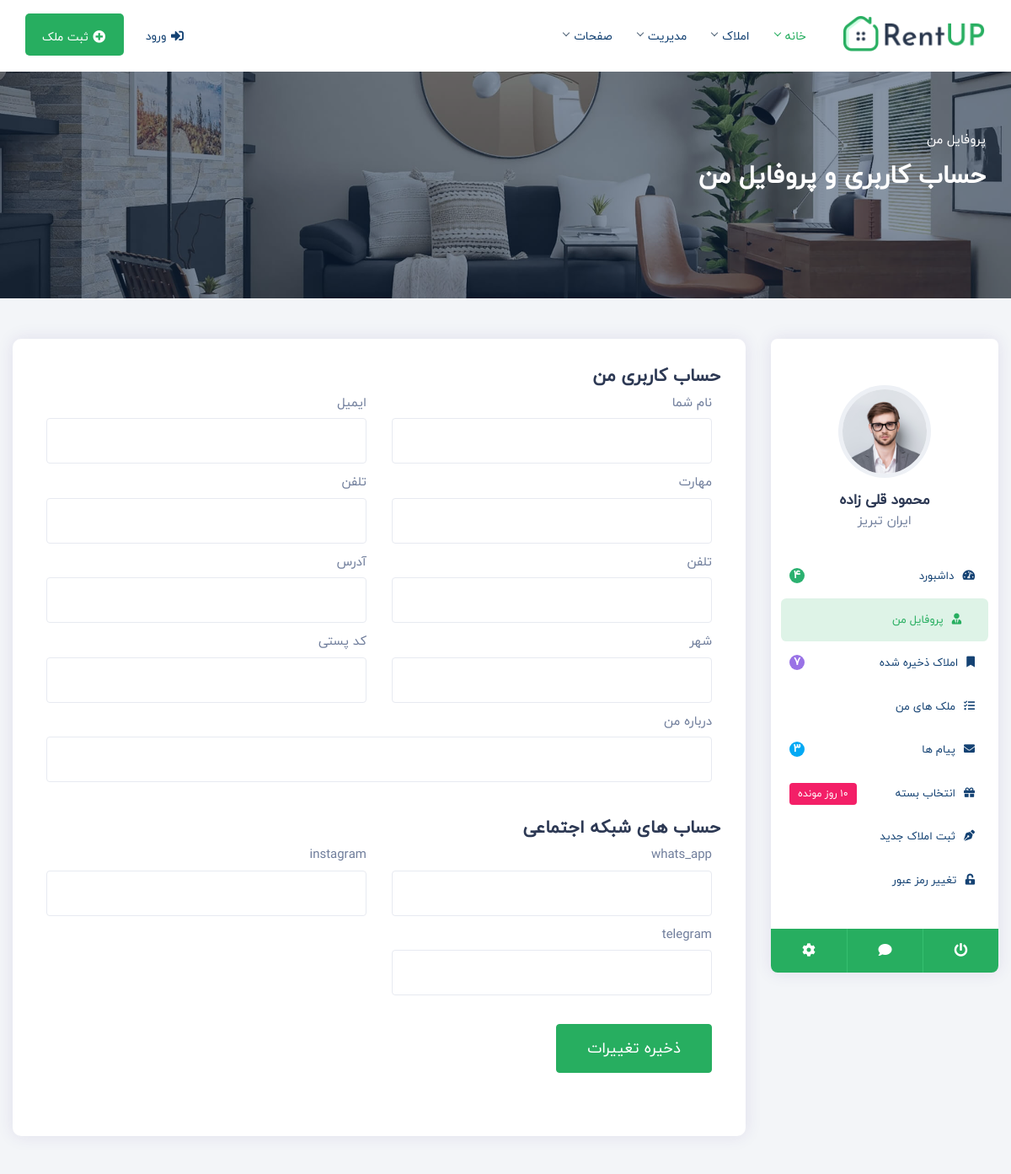
Page /account/profile (signed in, upper part) on the earlier database version.
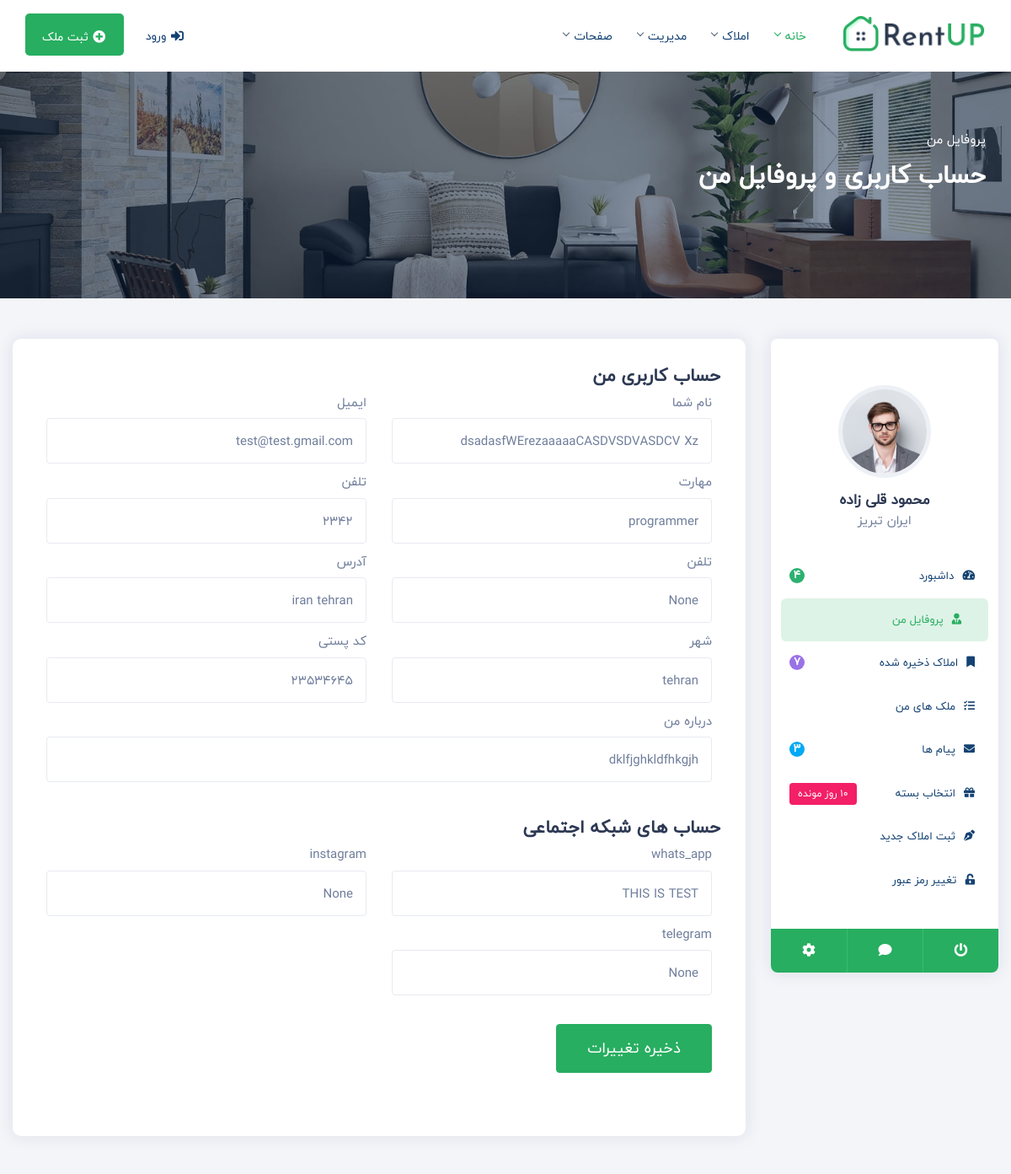
Same page on the later database version.
### admin_informations/models.py (models this page shows, shortened)
class AdminInformation(models.Model):
    account = models.OneToOneField(User,on_delete=models.CASCADE,null=True)
    full_name = models.CharField(max_length=300,)
    Email = models.EmailField(max_length=350)
    phone = models.CharField(max_length=11,verbose_name="تلفن اول")
    phone_2 = models.CharField(max_length=11,null=True,blank=True, unique=True,verbose_name="تلفن دوم")
    semat = models.CharField(max_length=100,default='مشاور فروش',verbose_name="سمت")
    address = models.CharField(max_length=300)
    city = models.CharField(max_length=100)
    code_posty = models.CharField(max_length=15,unique=True)
    image = models.ImageField(verbose_name="عکس")
    insta = models.CharField(max_length=500,null=True,blank=True)
    whats_app = models.CharField(max_length=500,null=True,blank=True)
    telegram = models.CharField(max_length=500,null=True,blank=True)
    about_me = models.TextField()
    class Meta:
        verbose_name= 'مشاور'
        verbose_name_plural= 'اطلاعات کارکنان'

### account/views.py (the view)
# urls.py: path('profile',views.profile,name='profile')
@permission_required('is_staff',login_url='/')
def profile(request):
    account = request.user
    form = UserAccountForm()
    if request.method == "POST":
        form = UserAccountForm(request.POST)
        if form.is_valid():
            full_name = form.cleaned_data['full_name']
            Email = form.cleaned_data['Email']
            phone = form.cleaned_data['phone']
            phone_2=form.cleaned_data['phone_2']
            semat = form.cleaned_data['semat']
            address= form.cleaned_data['address']
            city = form.cleaned_data['city']
            code_posty = form.cleaned_data['code_posty']
            insta = form.cleaned_data['insta']
            whats_app =form.cleaned_data['whats_app']
            telegram=form.cleaned_data['telegram']
            about_me=form.cleaned_data['about_me']
            try:
                get_object = AdminInformation.objects.get(account=request.user)
                x = AdminInformation.objects.update(full_name=full_name,
                Email=Email,phone=phone,phone_2=phone_2,semat=semat,address=address,
                city=city,code_posty=code_posty,insta=insta,whats_app=whats_app,telegram=telegram,about_me=about_me
                )
            except:
                x = AdminInformation.objects.create(full_name=full_name,
                Email=Email,phone=phone,phone_2=phone_2,semat=semat,address=address,
                city=city,code_posty=code_posty,insta=insta,whats_app=whats_app,telegram=telegram,about_me=about_me,account=account
                )
            return render(request,'my-profile.html',{'form':form,'x':x,'get_object':AdminInformation.objects.get(account=request.user)})
        else:
            form = UserAccountForm()
    else:
        form = UserAccountForm()
        try:
            get_object = AdminInformation.objects.get(account=request.user)
            context = {
                'form':form,
                'get_object':get_object
            }
        except:
            context = {
                'form':form,
            }
    return render(request,'my-profile.html',context)

### account/forms.py
class UserAccountForm(forms.Form):
    full_name = forms.CharField(max_length=300)
    Email = forms.EmailField(max_length=254)
    phone = forms.CharField(max_length=11)
    phone_2 = forms.CharField(max_length=11,required=False)
    semat = forms.CharField(max_length=100)
    address = forms.CharField(max_length=300)
    city = forms.CharField(max_length=300)
    code_posty = forms.CharField(max_length=15)
    insta = forms.CharField(max_length=500,required=False)
    whats_app = forms.CharField(max_length=500,required=False)
    telegram = forms.CharField(max_length=500,required=False)
    about_me = forms.CharField(widget=forms.Textarea)

### templates/my-profile.html (shortened to what this page needs)
{% extends 'base.html' %}
{% load static %}
{% block body %}
<!DOCTYPE html>
<html lang="en">
			<div class="page-title" style="background:#f4f4f4 url({% static 'assets/img/slider-5.jpg' %});" data-overlay="5">
				<div class="container">
					<div class="row">
						<div class="col-lg-12 col-md-12">
							<div class="breadcrumbs-wrap">
								<ol class="breadcrumb">
									<li class="breadcrumb-item active" aria-current="page">پروفایل من</li>
								</ol>
								<h2 class="breadcrumb-title">حساب کاربری و پروفایل من</h2>
							</div>
						</div>
					</div>
				</div>
			</div>
		<form method="post" enctype="multipart/form-data">
			<section class="gray pt-5 pb-5">
				<div class="container-fluid">
					<div class="row">
						<div class="col-lg-3 col-md-4 col-sm-12">
							<div class="property_dashboard_navbar">
								<div class="dash_user_avater">
									<img src="{% static 'assets/img/user-3.jpg' %}" class="img-fluid avater" alt="">
									<h4>محمود قلی زاده</h4>
									<span>ایران تبریز</span>
								</div>
								<div class="dash_user_menues">
									<ul>
										<li><a href="dashboard.html"><i class="fa fa-tachometer-alt"></i>داشبورد<span class="notti_coun style-1">4</span></a></li>
										<li class="active"><a href="my-profile.html"><i class="fa fa-user-tie"></i>پروفایل من</a></li>
										<li><a href="bookmark-list.html"><i class="fa fa-bookmark"></i>املاک ذخیره شده<span class="notti_coun style-2">7</span></a></li>
										<li><a href="my-property.html"><i class="fa fa-tasks"></i>ملک های من</a></li>
										<li><a href="messages.html"><i class="fa fa-envelope"></i>پیام ها<span class="notti_coun style-3">3</span></a></li>
										<li><a href="choose-package.html"><i class="fa fa-gift"></i>انتخاب بسته<span class="expiration">10 روز مونده</span></a></li>
										<li><a href="submit-property-dashboard.html"><i class="fa fa-pen-nib"></i>ثبت املاک جدید</a></li>
										<li><a href="change-password.html"><i class="fa fa-unlock-alt"></i>تغییر رمز عبور</a></li>
									</ul>
								</div>
								<div class="dash_user_footer">
									<ul>
										<li><a href="#"><i class="fa fa-power-off"></i></a></li>
										<li><a href="#"><i class="fa fa-comment"></i></a></li>
										<li><a href="#"><i class="fa fa-cog"></i></a></li>
									</ul>
								</div>
							</div>
						</div>
						<div class="col-lg-9 col-md-8 col-sm-12">
							<div class="dashboard-body">
								<div class="dashboard-wraper">
									<div class="frm_submit_block">
										<h4>حساب کاربری من</h4>
										<div class="frm_submit_wrap">
											<div class="form-row">
												<div class="form-group col-md-6">
													<label>نام شما</label>
													<input name='full_name' type="text" class="form-control"
													value="{{ get_object.full_name }}" >
												</div>
												<div class="form-group col-md-6">
													<label>ایمیل</label>
													<input name='Email' type="email" class="form-control" value="{{ get_object.Email }}">
												</div>
												<div class="form-group col-md-6">
													<label>مهارت</label>
													<input name='semat' type="text" class="form-control"
													value="{{ get_object.semat }}" >
												</div>
												<div class="form-group col-md-6">
													<label>تلفن</label>
													<input name='phone' type="text" class="form-control" value="{{ get_object.phone }}" >
												</div>
												<div class="form-group col-md-6">
													<label>تلفن</label>
													<input name='phone_2' type="text" class="form-control" value="{{ get_object.phone_2 }}" >
												</div>
												<div class="form-group col-md-6">
													<label>آدرس</label>
													<input name='address' type="text" class="form-control" value="{{ get_object.address }}">
												</div>
												<div class= "form-group col-md-6">
													<label>شهر</label>
													<input name='city' type="text" class="form-control" value="{{ get_object.city }}" >
												</div>
												<div class="form-group col-md-6">
													<label>کد پستی</label>
													<input name='code_posty' type="text" class="form-control" value="{{ get_object.code_posty }}">
												</div>
												<div class="form-group col-md-12">
													<label>درباره من</label>
													<input name='about_me' class="form-control"
												value="{{ get_object.about_me }}"></input>
												</div>
											</div>
										</div>
									</div>
									<div class="frm_submit_block">
										<h4>حساب های شبکه اجتماعی</h4>
										<div class="frm_submit_wrap">
											<div class="form-row">
												<div class="form-group col-md-6">
													<label>whats_app</label>
													<input name='whats_app' type="text" class="form-control" value="{{ get_object.whats_app }}">
												</div>
												<div class="form-group col-md-6">
													<label>instagram</label>
													<input name='insta' type="text" class="form-control"value="{{ get_object.insta }}">
												</div>
												<div class="form-group col-md-6">
													<label>telegram</label>
													<input name='telegram' type="text" class="form-control" value="{{ get_object.telegram }}">
												</div>
												<div class="form-group col-lg-12 col-md-12 mt-4">
													<button value='save' class="btn btn-theme btn-lg" type="submit">ذخیره تغییرات</button>
												</div>
											</div>
										</div>
									</div>
								</div>
							</div>
						</div>
					</div>
				</div>
			</section>
		</form>
	</body>
</html>
{% endblock %}

### templates/base.html (shortened to what this page needs)
{% load static %}
<!DOCTYPE html>
<html lang="en">
	<head>
        <link href="{% static 'assets/css/styles.css' %}" rel="stylesheet">
    </head>
     <body class="yellow-skin">
<div class="header header-light">
	<div class="container">
		<nav id="navigation" class="navigation navigation-landscape">
			<div class="nav-header">
				<a class="nav-brand" href="#">
					<img src="assets/img/logo.png" class="logo" alt="" />
				</a>
			</div>
			<div class="nav-menus-wrapper" style="transition-property: none;">
				<ul class="nav-menu">
					<li class="active"><a href="#">خانه</a>
					</li>
					<li><a href="#">املاک</a>
					</li>
					<li><a href="#">مدیریت</a>
					</li>
					<li><a href="#">صفحات</a>
					</li>
				</ul>
				<ul class="nav-menu nav-menu-social align-to-right">
					<li>
						<a href="#" class="alio_green" data-toggle="modal" data-target="#login">
							<i class="fas fa-sign-in-alt ml-1"></i><span class="dn-lg">ورود</span>
						</a>
					</li>
					<li class="add-listing">
						<a href="submit-property.html"  class="theme-cl">
							 <i class="fas fa-plus-circle ml-1"></i>ثبت ملک
						</a>
					</li>
				</ul>
			</div>
		</nav>
	</div>
</div>
{% block body %}
{% endblock %}
	</body>
</html>

Differences in the rows shown:
added AdminInformation: full_name "dsadasfWErezaaaaaCASDVSDVASDCV Xz", Email "test@test.gmail.com", semat "programmer", phone "2342", phone_2 "None", address "iran tehran", city "tehran", code_posty "23534645", about_me "dklfjghkldfhkgjh", whats_app "THIS IS TEST", telegram "None"
Other differences:
form field insta: (not shown) → "None"
